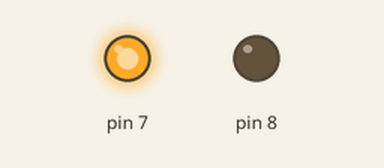
Simulated run of this sketch. Board: Arduino Uno, built with avr-gcc and run on an emulated ATmega328P. Shown: output pins drawn as LEDs (lit = HIGH).

Above: at 0.05 s.
At 1.35 s:
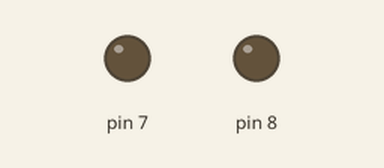
At 2.85 s:
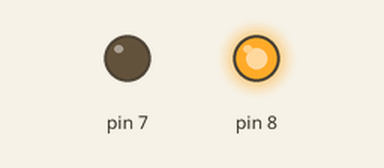
Timing chart, 0 to 3.1 s (numbered marks = the images above):
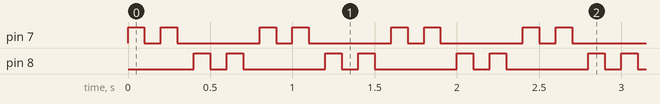

Measured:
- by itself, pin 7, pin 8: repeats every 0.80 s: LOW 0.10 s, HIGH 0.10 s, LOW 0.50 s, HIGH 0.10 s

The sketch:

sketch_oct23d.ino
```cpp
void setup(){
  pinMode(7, OUTPUT);
  pinMode(8, OUTPUT);
  }
void loop(){
  digitalWrite(7, HIGH);
  delay(100);
  digitalWrite(7, LOW);
  delay(100);
  digitalWrite(7, HIGH);
  delay(100);
  digitalWrite(7, LOW);
  delay(100);

  digitalWrite(8, HIGH);
  delay(100);
  digitalWrite(8, LOW);
  delay(100);
  digitalWrite(8, HIGH);
  delay(100);
  digitalWrite(8, LOW);
  delay(100);

  }
```
